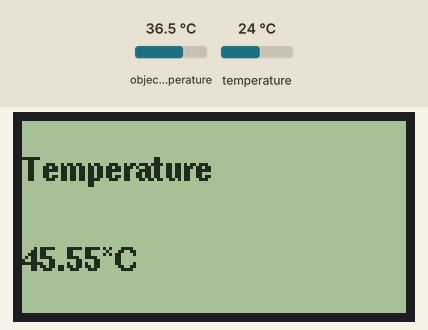
The sketch below on a simulated Arduino Uno, built with avr-gcc and run on an emulated ATmega328P. Parts: 128×64 one-colour display. The inputs (shaded band) are chosen by the test bench; at power-on: object temperature 36.5 °C, temperature 24 °C. What the sketch prints to the serial monitor is not drawn.

Above: at 1.2 s.
1.3 s: object temperature set to 20 °C
At 2.9 s:
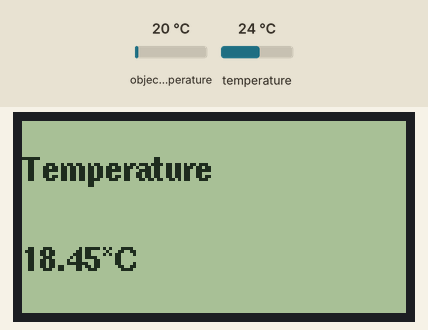
3.7 s: object temperature set to 26 °C
At 4.8 s:
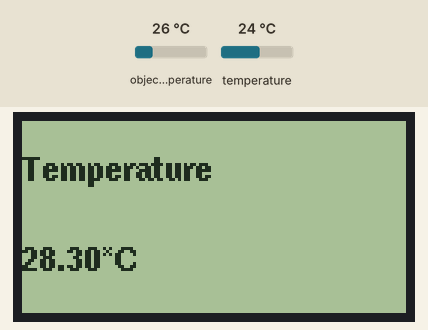
5.8 s: object temperature set to 32 °C
At 7.9 s:
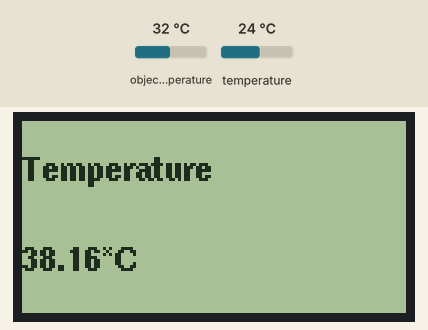
Timing chart, 0 to 9.4 s (numbered marks = the images above; inputs shaded):
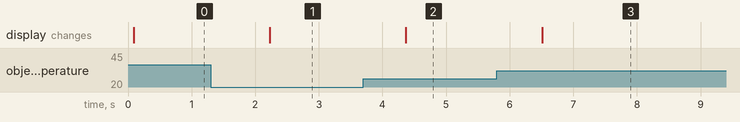

The sketch:

sketch_oct21a.ino
```cpp
#include <Wire.h>
#include <Adafruit_MLX90614.h>
#include "U8glib.h"
Adafruit_MLX90614 mlx = Adafruit_MLX90614();
U8GLIB_ST7920_128X64_4X u8g(10);

void draw(void) {

  //u8g.setFont(u8g_font_unifont);
  u8g.setFont(u8g_font_helvB08);
  u8g.drawStr( 0, 20, "Temperature");
  u8g.setPrintPos(0, 50);
  float temp = (mlx.readObjectTempC() * 1.6429) - 14.429;
  u8g.print(temp);
  u8g.print("*C");
}


void clearLCD(){
    u8g.firstPage();
    do {
    } while( u8g.nextPage() );
}

void setup(void) {
  Serial.begin(9600);
  mlx.begin();
  // assign default color value
  if ( u8g.getMode() == U8G_MODE_R3G3B2 ) {
    u8g.setColorIndex(255);     // white
  }
  else if ( u8g.getMode() == U8G_MODE_GRAY2BIT ) {
    u8g.setColorIndex(3);         // max intensity
  }
  else if ( u8g.getMode() == U8G_MODE_BW ) {
    u8g.setColorIndex(1);         // pixel on
  }
  else if ( u8g.getMode() == U8G_MODE_HICOLOR ) {
    u8g.setHiColorByRGB(255,255,255);
  }

  clearLCD();

}

void loop(void) {
    u8g.firstPage();
  do {
    draw();
  } while( u8g.nextPage() );
  delay(500);
  //clearLCD();
  Serial.print("Ambient = "); Serial.print(mlx.readAmbientTempC());
  Serial.print("*C\tObject = "); Serial.print(mlx.readObjectTempC()); Serial.println("*C");
  Serial.print("Ambient = "); Serial.print(mlx.readAmbientTempF());
  Serial.print("*F\tObject = "); Serial.print(mlx.readObjectTempF()); Serial.println("*F");

  Serial.println();
  delay(500);
}
```

Measured:
- after the input at 1.3 s, the display: changes after 0.93 s (image 1)
- after the input at 3.7 s, the display: changes after 0.67 s (image 2)
- after the input at 5.8 s, the display: changes after 0.71 s (image 3)
